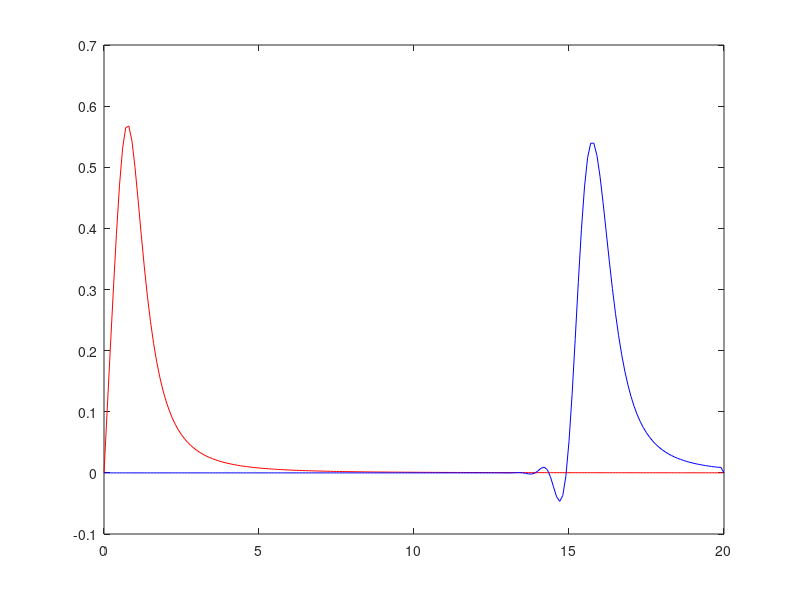

Reproduce this figure in MATLAB.
% A MATLAB code that includes multiple methods of solving the advection equation.
% Written by Kevin Roberts
% Last updated on September 2024

clear all
close all
clc

% Set the parameters for the solution
L = 20; % length of solution domain (from zero)
J = 200; % number of grid points (not counting zero)
x = linspace(0, L, J+1); % set up a vector of x locations
dx = L/J; % size of a grid cell, delta x
c = 1; % advection speed (downward is stable is this is less than 0)
dt = 0.09; % size of time step, delta t
phi = c*dt/dx; % phase speed

T = 15; % duraction of simulation
N = round(T/dt); % number of times to iterate simuation to get to time T

% setting the initial conditions for the various methods
exact0 = x./(x.^4 + 1);
u0 = x./(x.^4 + 1);
d0 = x./(x.^4 + 1);
c0 = x./(x.^4 + 1);
leap0 = x./(x.^4 + 1);
crank0 = x./(x.^4 + 1);
lax0 = x./(x.^4 + 1);

exact = exact0;
up = u0; 
down = d0;
centered = c0;
leapfrog = leap0;
crank = crank0;
lax = lax0;

% %%
% %%%%%%%%%%%%%%%%%%%%%%%%%%%%%%%%%%%%%%%%%%%%%%%
% % Running the Upwind Method on u_x + cu_t = 0 %
% %%%%%%%%%%%%%%%%%%%%%%%%%%%%%%%%%%%%%%%%%%%%%%%
% 
% plot(x, u0, 'r') % plot the IC
% 
% % add labels to the plot
% xlabel('x'), ylabel('u(x,t)')
% title(['Upwinding for the advection equation, \phi = ' num2str(c*dt/dx)])
% 
% for n = 1:N % beginning the for time loop
% 
%     up(1) = 0; % enforce the zero BC at x = 0
% 
%     for j = 2:J+1 % begin spatial loop; note that j = 1 is x = 0
%         un(j) = up(j) - c*dt/dx*(up(j)-up(j-1));
%     end % ending the spatial loop
% 
%     % to see results as an animation uncomment the line below and comment
%     % the if - end statement
% 
%     % plot(x,u0,'r',x,un,'b'), pause(.1) % plots the next calculated time slice and the IC for reference. Makes this an animation
% 
%     if mod(n*dt,2) < dt % check if current time is close to a multiple of 2
%         hold on, plot(x,un,'b'), hold off % if so, add a plot of current solution to existing plot
%     end
% 
%     up = un; % reset present solution for next time step
% end % end time loop
% 
% %%
% %%%%%%%%%%%%%%%%%%%%%%%%%%%%%%%%%%%%%%%%%%%%%%%%%
% % Running the Downwind Method on u_x + cu_t = 0 %
% %%%%%%%%%%%%%%%%%%%%%%%%%%%%%%%%%%%%%%%%%%%%%%%%%
% 
% plot(x, d0, 'r') % plot the IC
% 
% % add labels to the plot
% xlabel('x'), ylabel('u(x,t)')
% title(['Downwinding for the advection equation, \phi = ' num2str(c*dt/dx)])
% 
% for n = 1:N % beginning the for time loop
% 
%     down(1) = 0; % enforce the zero BC at x = 0
% 
%     for j = 2:J % begin spatial loop; note that j = 1 is x = 0
%         dn(j) = down(j) - c*dt/dx*(down(j+1)-down(j));
%     end % ending the spatial loop
% 
%     dn(J+1) = 0; % setting another boundary condition
% 
%     % to see results as an animation uncomment the line below and comment
%     % the if - end statement
% 
%     % plot(x,d0,'r',x,dn,'b'), pause(.1) % plots the next calculated time slice and the IC for reference. Makes this an animation
% 
%     if mod(n*dt,2) < dt % check if current time is close to a multiple of 2
%         hold on, plot(x,dn,'b'), hold off % if so, add a plot of current solution to existing plot
%     end
% 
%     down = dn; % reset present solution for next time step
% end % end time loop
% 
% %%
% %%%%%%%%%%%%%%%%%%%%%%%%%%%%%%%%%%%%%%%%%%%%%%%%%
% % Running the Centered Method on u_x + cu_t = 0 %
% %%%%%%%%%%%%%%%%%%%%%%%%%%%%%%%%%%%%%%%%%%%%%%%%%
% 
% plot(x, c0, 'r') % plot the IC
% 
% % add labels to the plot
% xlabel('x'), ylabel('u(x,t)')
% title(['Centering Method for the advection equation, \phi = ' num2str(c*dt/dx)])
% 
% for n = 1:N % beginning the for time loop
% 
%     centered(1) = 0; % enforce the zero BC at x = 0
%     for j = 2:J % begin spatial loop; note that j = 1 is x = 0
%         cn(j) = centered(j) - c*dt/(2*dx)*(centered(j+1)-centered(j-1));
%     end % ending the spatial loop
% 
%     cn(J+1) = 0; % setting another boundary condition
% 
%     % to see results as an animation uncomment the line below and comment
%     % the if - end statement
% 
%     % plot(x,c0,'r',x,cn,'b'), pause(.1) % plots the next calculated time slice and the IC for reference. Makes this an animation
% 
%     if mod(n*dt,2) < dt % check if current time is close to a multiple of 2
%         hold on, plot(x,cn,'b'), hold off % if so, add a plot of current solution to existing plot
%     end
%     % 
%     centered = cn; % reset present solution for next time step
% end % end time loop
% 
% %%
% %%%%%%%%%%%%%%%%%%%%%%%%%%%%%%%%%%%%%%%%%%%%%%%%%
% % Running the LeapFrog Method on u_x + cu_t = 0 %
% %%%%%%%%%%%%%%%%%%%%%%%%%%%%%%%%%%%%%%%%%%%%%%%%%
% 
% plot(x, leap0, 'r') % plot the IC
% 
% % add labels to the plot
% xlabel('x'), ylabel('u(x,t)')
% title(['Leap Frog Method for the advection equation, \phi = ' num2str(c*dt/dx)])
% 
% leap_all = leapfrog;
% 
% for n = 1:N % beginning the for time loop
% 
%     leapfrog(1) = 0; % enforce the zero BC at x = 0
% 
%     % using the upwind method for the first iteration
%     if n == 1
%         for j = 2:J+1 % begin spatial loop; note that j = 1 is x = 0
%             leapn(j) = leapfrog(j) - c*dt/dx*(leapfrog(j)-leapfrog(j-1));
%         end % ending the spatial loop
%     else
%         for j = 2:J % begin spatial loop; note that j = 1 is x = 0
%             leapn(j) = leap_all((n+1)-2, j) - c*dt/(dx)*(leapfrog(j+1)-leapfrog(j-1));
%         end % ending the spatial loop
%     end
% 
%     ln(J+1) = 0; % setting another boundary condition
% 
%     % to see results as an animation uncomment the line below and comment
%     % the if - end statement
% 
%     % plot(x,leap0,'r',x,leapn,'b'), pause(.01) % plots the next calculated time slice and the IC for reference. Makes this an animation
% 
%     if mod(n*dt,2) < dt % check if current time is close to a multiple of 2
%         hold on, plot(x,leapn,'b'), hold off % if so, add a plot of current solution to existing plot
%     end
%     % 
%     leap_all = [leap_all; leapn];
%     leapfrog = leapn; % reset present solution for next time step
% end % end time loop
% 
%%
% %%%%%%%%%%%%%%%%%%%%%%%%%%%%%%%%%%%%%%%%%%%%%%%%%%%
% % Crank-Nicolson Method on the Advection Equation %
% %%%%%%%%%%%%%%%%%%%%%%%%%%%%%%%%%%%%%%%%%%%%%%%%%%%
% 
% plot(x, crank0, 'b') % plot the IC
% F = 0;
% 
% % if we want to compare with the exact solution
% plot(x, exact0, 'r')
% 
% % add labels to the plot
% xlabel('x'), ylabel('u(x,t)')
% title(['Crank Nicolson for the advection equation, \phi = ' num2str(c*dt/dx)])
% 
% for n = 1:N % beginning the for time loop
% 
%     for j = 1:J+1 % begin spatial loop; note that j = 1 is x = 0
% 
%         if j == 1
%             crankn(j) = (1-phi)/(1+phi)*crank(j) + F/(1+phi);
%         else
%             crankn(j) = -(1-phi)/(1+phi)*crankn(j-1) + (1-phi)/(1+phi)*crank(j) + crank(j-1);      
%         end
% 
%     % evaluating the exact solution
%     exactn = (x - c*n*dt)./(1 + (x - c*n*dt).^4).*(x>=c*n*dt); 
% 
%     end % ending the spatial loop
% 
%     % to see results as an animation uncomment the line below and comment
%     % the if - end statement
% 
%     % plot(x,u0,'r',x,crankn,'b'), pause(.1) % plots the next calculated time slice and the IC for reference. Makes this an animation
% 
%     if mod(n*dt,2) < dt % check if current time is close to a multiple of 2
%         hold on, plot(x,exactn, 'r'), hold off % for plotting the exact
%         hold on, plot(x,crankn,'b'), hold off % if so, add a plot of current solution to existing plot
%     end
% 
%     crank = crankn; % reset present solution for next time step
%     exact = exactn; % for comparing the exact
% end % end time loop

%%
%%%%%%%%%%%%%%%%%%%%%%%%%%%%%%%%%%%%%%%%%%%%%%%%%
% Lax-Wendroff Method on the Advection Equation %
%%%%%%%%%%%%%%%%%%%%%%%%%%%%%%%%%%%%%%%%%%%%%%%%%

plot(x, lax0, 'r') % plot the IC

% if we want to compare with the exact solution
plot(x, exact0, 'r')

% add labels to the plot
xlabel('x'), ylabel('u(x,t)')
title(['Lax Wendroff method on the advection equation, \phi = ' num2str(c*dt/dx)])

for n = 1:N % beginning the for time loop

    lax(1) = 0; % setting a boundary condition

    for j = 2:J % begin spatial loop; note that j = 1 is x = 0

        laxn(j) = lax(j) - (1/2)*phi*(lax(j+1) - lax(j-1)) + (1/2)*phi^2*(lax(j+1) + lax(j-1) - 2*lax(j));

    end % ending the spatial loop

    laxn(J+1) = 0; % setting the other boundary condition

    % evaluating the exact solution
    exactn = (x - c*n*dt)./(1 + (x - c*n*dt).^4).*(x>=c*n*dt); 

    % to see results as an animation uncomment the line below and comment
    % the if - end statement

    plot(x,u0,'r',x,laxn,'b'), pause(.1) % plots the next calculated time slice and the IC for reference. Makes this an animation

%     if mod(n*dt,2) < dt % check if current time is close to a multiple of 2
%         hold on, plot(x,exactn, 'r'), hold off % for plotting the exact
%         hold on, plot(x,laxn,'b'), hold off % if so, add a plot of current solution to existing plot
%     end

    lax = laxn; % reset present solution for next time step
    exact = exactn; % for comparing the exact
end % end time loop
